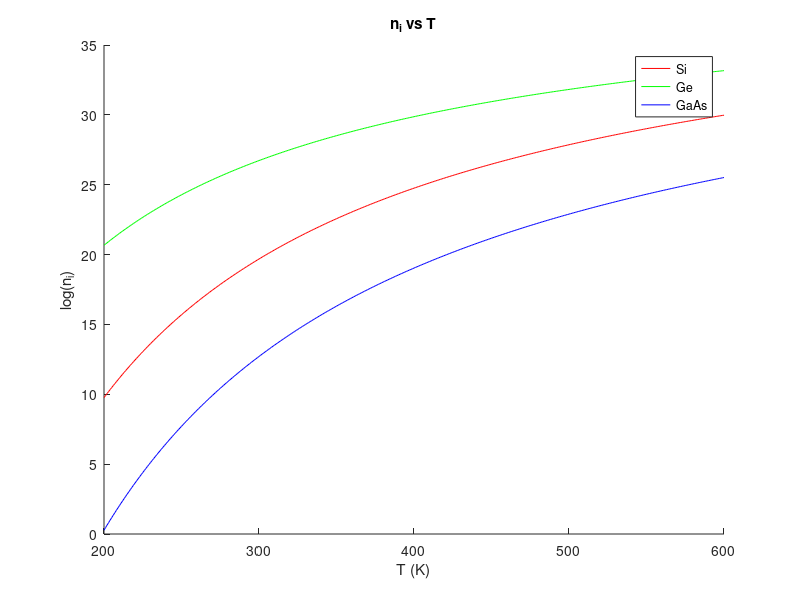

Write MATLAB code to recreate this figure.
close all; clear; clc;
T = 200:600;
Nc = [2.8e19 1.04e19 4.7e17];
Nv = [1.04e19 6e18 7e18];
Eg = [1.12 .66 1.42];
kt = .0259*T/300;
rgb = 'rgb';
for (i=1:3)
    hold on;
    plot(T,log10(Nc(i).*Nv(i).*(T/300).^3.*exp(-Eg(i)./kt)),rgb(i));
end
xlabel('T (K)'); ylabel('log(n_i)');
title('n_i vs T');
legend('Si','Ge','GaAs');
